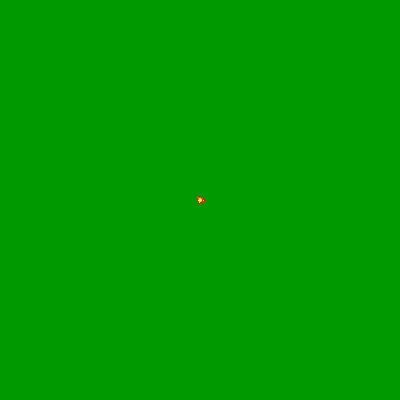
Frame 1 (no input)
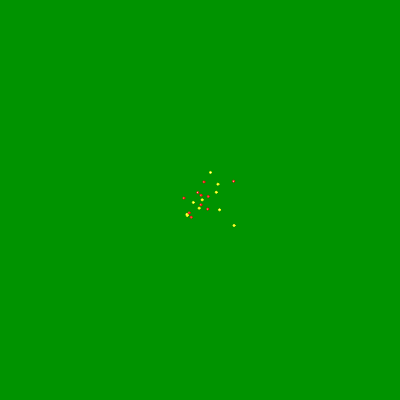
Frame 60 (no input)
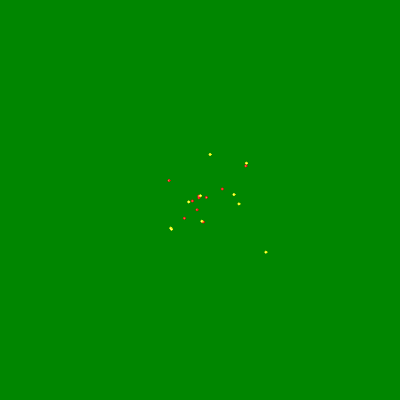
Frame 120 (the mouse pressed at the canvas centre since frame 60)

The p5.js sketch that drew these frames (run headless with seeded random() and noise() and a simulated clock; from frame 60 on, the mouse is pressed at the canvas centre):

// p5.js sketch
// ── sketch.js
class Bee {
  constructor() {
    this.rand = random(0, 100000000);
    this.x = width / 2;
    this.y = height / 2;
    this.v = createVector(this.x, this.y);

    this.stepSize = 1;
  }

  setStepSize() {
    //this.stepSize = map(noise(t*this.rand), )
  }

  position() {
    if (this.rand > 100000000 / 2) {
      // Perlin noise movement
      let rdn = t*2 + this.rand; // Noise displacement
      let n = map(noise(rdn), 0, 1, -this.stepSize, this.stepSize);
      let n1 = map(noise(rdn + 999), 0, 1, -this.stepSize, this.stepSize);
      this.v.add(n, n1);
      stroke('yellow');
    } else {
      // Gaussian movement
      this.v.add(randomGaussian(0, 1.5), randomGaussian(0, 1.5));
      stroke('red');
    }

    // Back to the canvas
    this.v.x = this.v.x <= 0 ? width : this.v.x % width;
    this.v.y = this.v.y <= 0 ? height : this.v.y % height;
  }

  draw() {
    this.position();

    circle(this.v.x, this.v.y, 2);
  }
}

// ----
let t = 0;
let bgColor = [0, 0, 0];
let bees = [];

function setup() {
  createCanvas(400, 400);
  for (let i = 0; i < 20; i++) {
    bees[i] = new Bee();
  }
}

function draw() {
  bgColor[1] = map(noise(t), 0, 1, 0, 230);
  background(bgColor);

  bees.forEach((b) => b.draw());

  t += 0.001;
}
